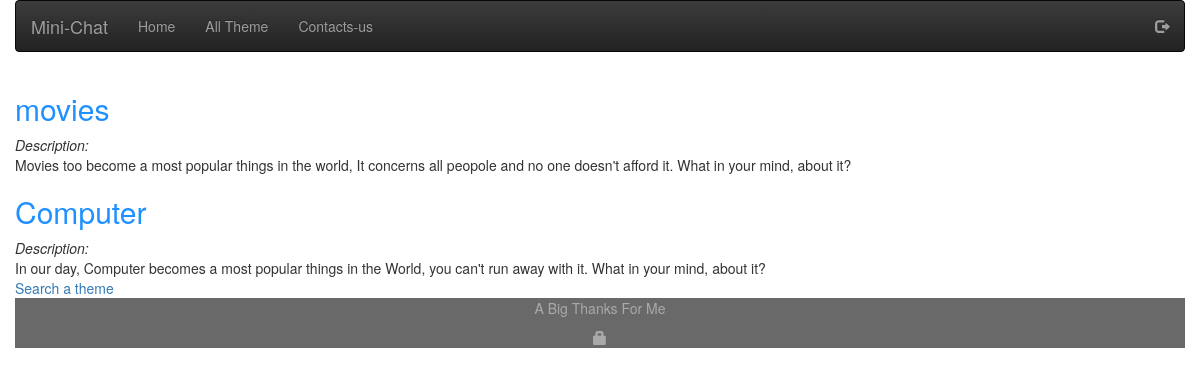
Screenshot of /index.php?p=allTheme (signed in) with the database file from the repository.
### tables this page shows
CREATE TABLE IF NOT EXISTS `themes` (
  `id` int(11) NOT NULL AUTO_INCREMENT,
  `titre` varchar(255) DEFAULT NULL,
  `description` text,
  `date_theme` date NOT NULL,
  PRIMARY KEY (`id`)
);

### app/Autoloader.php (called while the page is built, shortened)
<?php
class Autoloader{
    static function autoload($class)
    {
        if(strpos($class, __NAMESPACE__."\\") === 0){
            $class = str_replace(__NAMESPACE__."\\", "", $class);
            $class = str_replace("\\", "/", $class);
        }
    }
}

### app/table/TableTheme.php (called while the page is built, shortened)
<?php
class TableTheme extends Table{
    public static function getLastAll($debut){
        $debut = (int) $debut;
        $db = new Database('mini-chat');
        $test = $db->query("SELECT * FROM themes  ORDER BY id DESC LIMIT ".$debut.",15", 'App\Table\TableTheme');
        return $test;
    }
    public function getUrl(){
        return "index.php?p=themes&id=". $this->id  ."";
    }
}

### app/Database.php (called while the page is built, shortened)
<?php
class Database{
    public function __construct($dbname, $host = 'localhost', $user = 'root', $pass = '')
    {
        $this->m_dbname = $dbname;
        $this->m_host = $host;
        $this->m_user = $user;
        $this->m_pass = $pass;
    }
    public function getDb(){
        if($this->m_db === null){
            $bdd = new PDO(
                "mysql:host=" . $this->m_host .";dbname=". $this->m_dbname.";",
                $this->m_user,
                $this->m_pass
            );
            $bdd->setAttribute(PDO::ATTR_ERRMODE, PDO::ERRMODE_EXCEPTION);
            $this->m_db = $bdd;
        }
        return $this->m_db;
    }
    public function query($statement, $class_name = null, $one = false){
        $req = $this->getDb()->query($statement);
        $req->setFetchMode(PDO::FETCH_CLASS, $class_name);
        if($one){
            $datas = $req->fetch();
        }else{
            $datas = $req->fetchAll();
        }
        return $datas;
    }
    private $m_dbname;
    private $m_host;
    private $m_user;
    private $m_pass;
    private $m_db;
}

### app/table/Table.php (called while the page is built, shortened)
<?php
class Table{
    public function __construct()
    {
        $part = explode('\\', get_class($this));
        $class_name = end($part);
    }
}

### page/allTheme.php (the view, shortened to what this page needs)
<div class="row container-fluid">
    <?php foreach(TableTheme::getLastAll(0) as $lastAll):?>
    <a href="<?php echo $lastAll->getUrl(); ?>"><h2 style="color:dodgerblue;">
        <?php echo $lastAll->titre; ?>
    </h2></a>
    <em>Description:</em><br>
    <?php echo $lastAll->description; ?><br>
    <?php endforeach;?>
</div>
<div>
<a href="index.php?p=searchTheme">Search a theme</a>
</div>

### rows the page displays
themes: titre "movies", description "Movies too become a most popular things in the world, It concerns all peopole and no one doesn't afford it. What in your mind, about it?"
themes: titre "Computer", description "In our day, Computer becomes a most popular things in the World, you can't run away with it. What in your mind, about it?"
